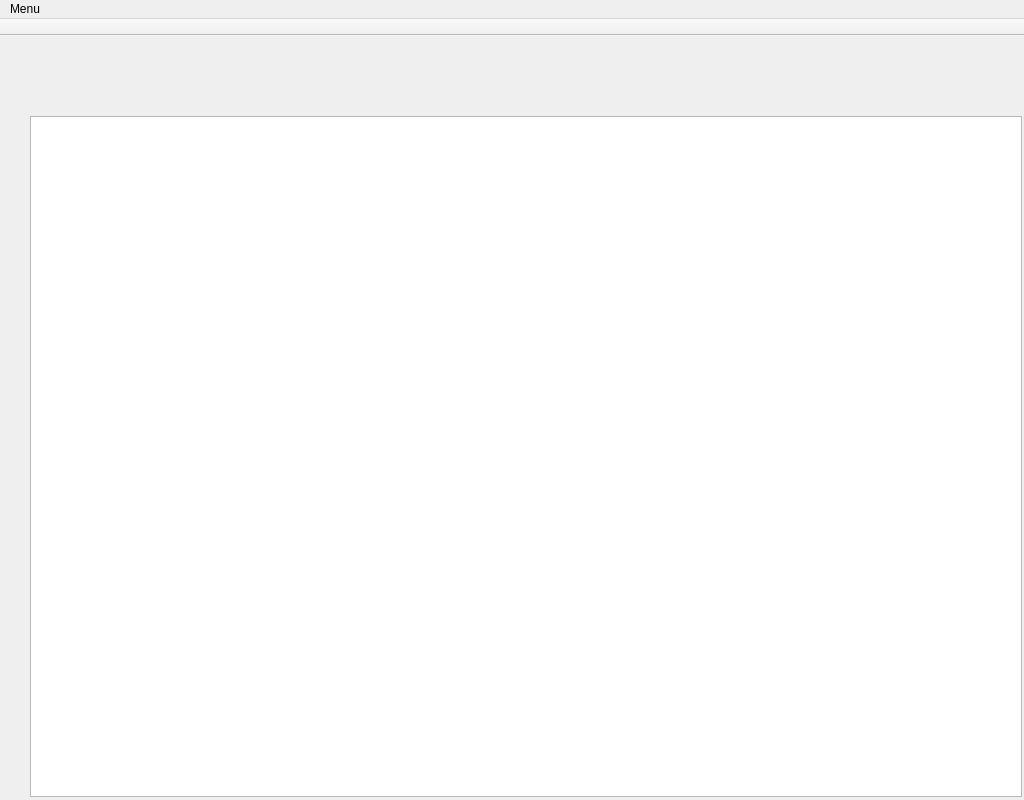
<?xml version="1.0" encoding="UTF-8"?>
<ui version="4.0">
 <class>HomeDesign</class>
 <widget class="QMainWindow" name="HomeDesign">
  <property name="geometry">
   <rect>
    <x>0</x>
    <y>0</y>
    <width>1024</width>
    <height>800</height>
   </rect>
  </property>
  <property name="minimumSize">
   <size>
    <width>800</width>
    <height>50</height>
   </size>
  </property>
  <property name="windowTitle">
   <string>MainWindow</string>
  </property>
  <widget class="QWidget" name="centralwidget">
   <widget class="RulerHorizental" name="horizontalRuler" native="true">
    <property name="geometry">
     <rect>
      <x>32</x>
      <y>50</y>
      <width>992</width>
      <height>32</height>
     </rect>
    </property>
   </widget>
   <widget class="RulerVertical" name="verticalRuler" native="true">
    <property name="geometry">
     <rect>
      <x>0</x>
      <y>82</y>
      <width>32</width>
      <height>681</height>
     </rect>
    </property>
   </widget>
   <widget class="QRulerTipWidget" name="tipWidget" native="true">
    <property name="geometry">
     <rect>
      <x>0</x>
      <y>50</y>
      <width>32</width>
      <height>32</height>
     </rect>
    </property>
   </widget>
   <widget class="HomeDesignView" name="designView">
    <property name="geometry">
     <rect>
      <x>30</x>
      <y>80</y>
      <width>992</width>
      <height>681</height>
     </rect>
    </property>
   </widget>
  </widget>
  <widget class="QMenuBar" name="menubar">
   <property name="geometry">
    <rect>
     <x>0</x>
     <y>0</y>
     <width>1024</width>
     <height>28</height>
    </rect>
   </property>
   <widget class="QMenu" name="menuMenu">
    <property name="title">
     <string>Menu</string>
    </property>
    <addaction name="actionSave"/>
    <addaction name="actionLoad"/>
    <addaction name="separator"/>
    <addaction name="actionExit"/>
   </widget>
   <addaction name="menuMenu"/>
  </widget>
  <widget class="QToolBar" name="toolBar">
   <property name="windowTitle">
    <string>toolBar</string>
   </property>
   <property name="movable">
    <bool>false</bool>
   </property>
   <property name="floatable">
    <bool>false</bool>
   </property>
   <attribute name="toolBarArea">
    <enum>TopToolBarArea</enum>
   </attribute>
   <attribute name="toolBarBreak">
    <bool>false</bool>
   </attribute>
  </widget>
  <action name="actionSave">
   <property name="text">
    <string>Save</string>
   </property>
  </action>
  <action name="actionLoad">
   <property name="text">
    <string>Load</string>
   </property>
  </action>
  <action name="actionExit">
   <property name="text">
    <string>Exit</string>
   </property>
  </action>
 </widget>
 <customwidgets>
  <customwidget>
   <class>QRulerTipWidget</class>
   <extends>QWidget</extends>
   <header>qrulertipwidget.h</header>
   <container>1</container>
  </customwidget>
  <customwidget>
   <class>RulerHorizental</class>
   <extends>QWidget</extends>
   <header location="global">rulerhorizental.h</header>
   <container>1</container>
  </customwidget>
  <customwidget>
   <class>RulerVertical</class>
   <extends>QWidget</extends>
   <header location="global">rulervertical.h</header>
   <container>1</container>
  </customwidget>
  <customwidget>
   <class>HomeDesignView</class>
   <extends>QGraphicsView</extends>
   <header location="global">homedesignview.h</header>
  </customwidget>
 </customwidgets>
 <resources/>
 <connections/>
</ui>
